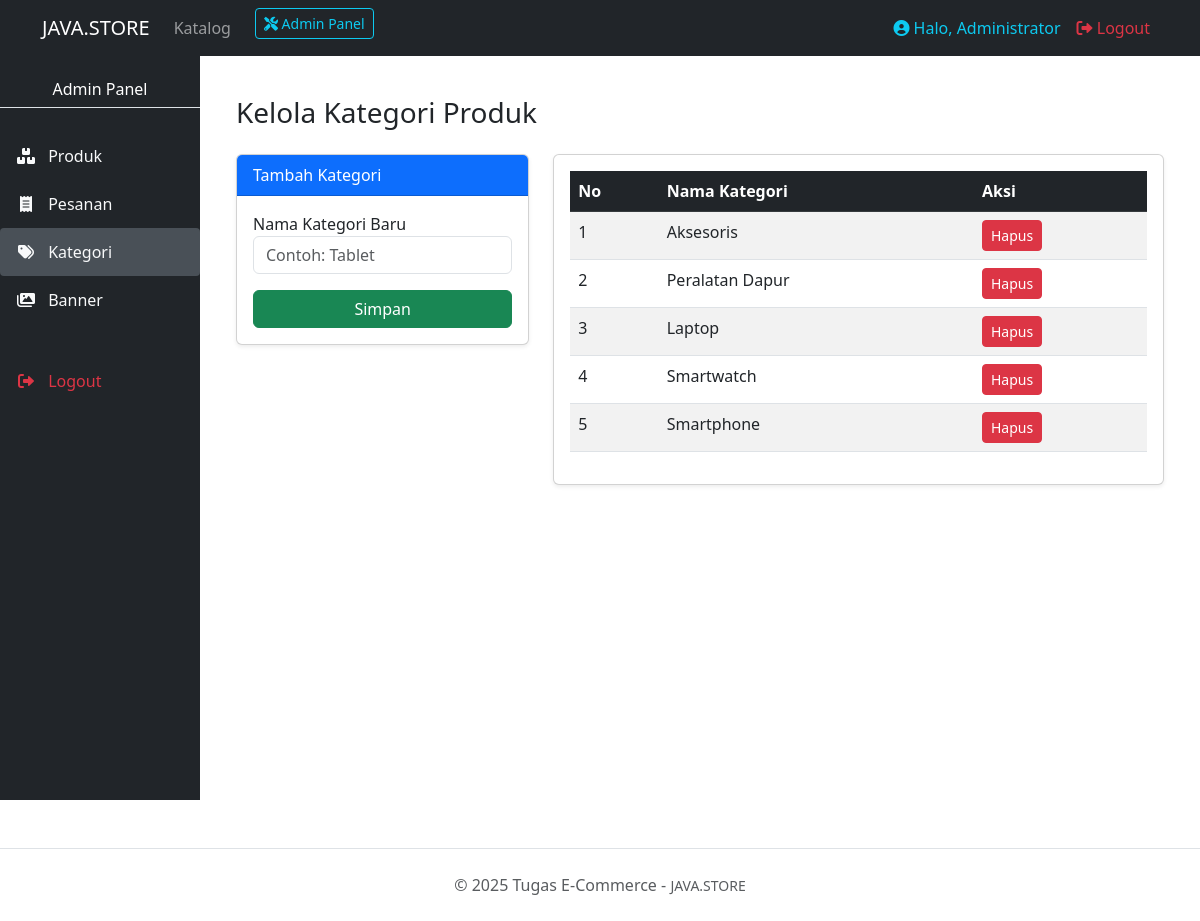
Page /toko_online/admin_kategori.php (signed in) on the earlier database version.
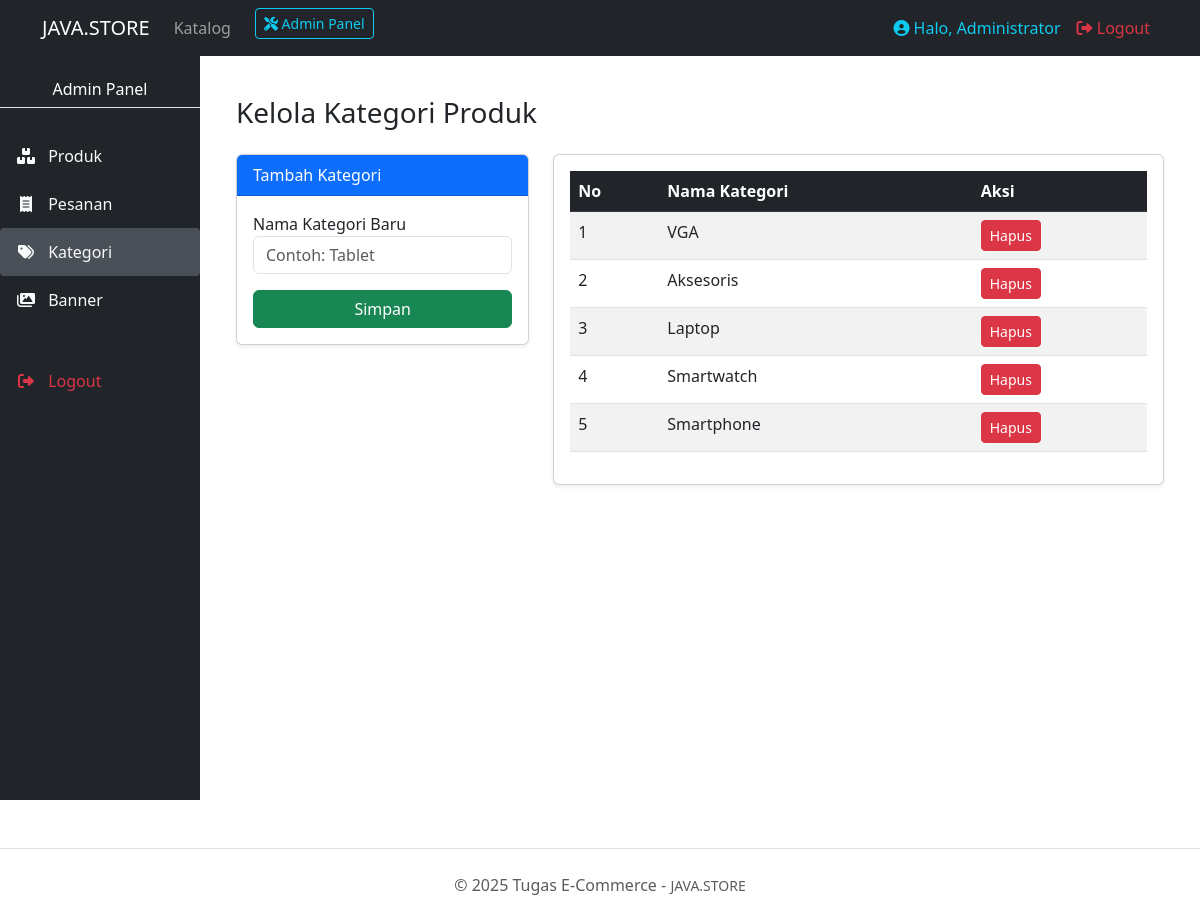
Same page on the later database version.
### tables this page shows
CREATE TABLE `categories` (
  `id` int(11) NOT NULL,
  `name` varchar(100) NOT NULL
);

### toko_online/admin_kategori.php (the view, shortened to what this page needs)
<?php include 'koneksi.php'; include 'header.php';
?>
<div class="container mt-4">
    <h3 class="mb-4">Kelola Kategori Produk</h3>
    <div class="row">
        <div class="col-md-4">
            <div class="card shadow-sm mb-4">
                <div class="card-header bg-primary text-white">Tambah Kategori</div>
                <div class="card-body">
                    <form method="post">
                        <div class="mb-3">
                            <label>Nama Kategori Baru</label>
                            <input type="text" name="nama" class="form-control" required placeholder="Contoh: Tablet">
                        </div>
                        <button type="submit" name="tambah" class="btn btn-success w-100">Simpan</button>
                    </form>
                </div>
            </div>
        </div>
        <div class="col-md-8">
            <div class="card shadow-sm">
                <div class="card-body">
                    <table class="table table-striped table-hover">
                        <thead class="table-dark"><tr><th>No</th><th>Nama Kategori</th><th>Aksi</th></tr></thead>
                        <tbody>
                            <?php
                            $query = mysqli_query($conn, "SELECT * FROM categories ORDER BY id DESC");
                            $no = 1;
                            while($c = mysqli_fetch_assoc($query)):
                            ?>
                            <tr>
                                <td><?= $no++ ?></td>
                                <td><?= $c['name'] ?></td>
                                <td>
                                    <a href="admin_kategori.php?hapus=<?= $c['id'] ?>" class="btn btn-danger btn-sm" onclick="return confirm('Hapus kategori ini?')">Hapus</a>
                                </td>
                            </tr>
                            <?php endwhile; ?>
                        </tbody>
                    </table>
                </div>
            </div>
        </div>
    </div>
</div>
<?php include 'footer.php'; ?>

Differences in the rows shown:
removed categories: name "Peralatan Dapur"
added categories: name "VGA"
